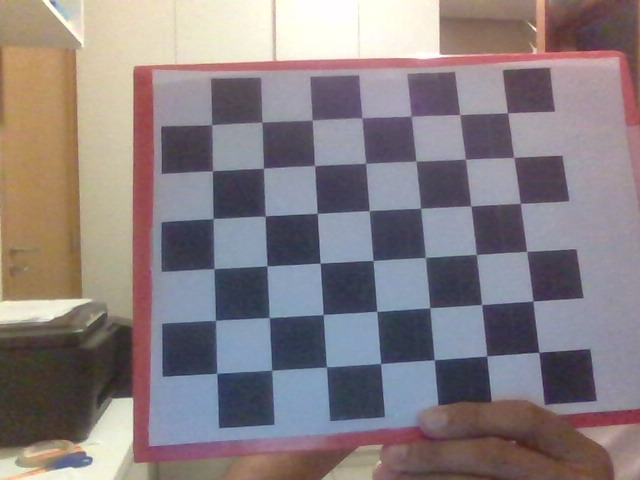
#> input picture camera_calibration/img_1.png, 640 x 480 px; its folder holds only this picture in this run
$ python calibrate_chessboard.py
#> lines starting #> are read from the running program, lines starting #| are printed output that depends on the picture; long printed decimals are rounded

import numpy as np
import cv2
import glob

# termination criteria
criteria = (cv2.TERM_CRITERIA_EPS + cv2.TERM_CRITERIA_MAX_ITER, 30, 0.001)

# prepare object points, like (0,0,0), (1,0,0), (2,0,0) ....,(6,5,0)
objp = np.zeros((7*6,3), np.float32)
objp[:,:2] = np.mgrid[0:6,0:7].T.reshape(-1,2)

# Arrays to store object points and image points from all the images.
objpoints = [] # 3d point in real world space
imgpoints = [] # 2d points in image plane.
images = glob.glob('*.png')
for fname in images:
    img = cv2.imread(fname)
#> img is the input picture: shape (480, 640, 3); mean B, G, R 129.6, 126.6, 136.4
    gray = cv2.cvtColor(img, cv2.COLOR_BGR2GRAY)
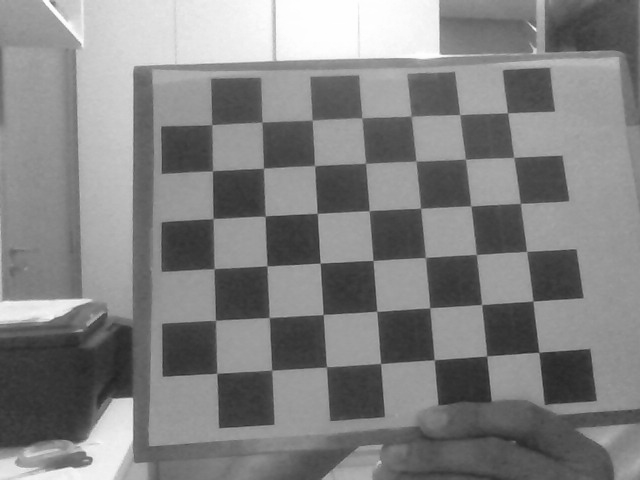
#> gray: shape (480, 640); min 35, max 255, mean 129.8
    # Find the chess board corners
    ret, corners = cv2.findChessboardCorners(gray, (6,7), None)
#> ret = True; corners = 42 rows, first 8: [507.3, 112.7], [513.6, 157.8], [521, 203.5], [526.5, 251.4], [533, 301], [538.8, 352.7], [460, 114.5], [465.3, 158.7]
    # If found, add object points, image points (after refining them)
    if ret == True:
        objpoints.append(objp)
        corners2 = cv2.cornerSubPix(gray,corners, (11,11), (-1,-1), criteria)
#> corners2 = 42 rows, first 8: [507.5, 112.8], [513.8, 157.4], [520.4, 203.3], [526.6, 251.4], [532.9, 301.1], [538.9, 352.4], [459.8, 114.7], [465.4, 159.2]
        imgpoints.append(corners2)
        # Draw and display the corners
        cv2.drawChessboardCorners(img, (6,7), corners2, ret)
        cv2.imshow(fname, img)
        cv2.waitKey(500)

print ("Found corners in {} images".format(len(objpoints)))

ret, mtx, dist, rvecs, tvecs = cv2.calibrateCamera(objpoints, imgpoints, gray.shape[::-1], None, None)
#> ret = 0.187; mtx = [[301.7, 0, 328.5], [0, 286.7, 239.4], [0, 0, 1]]; dist = [[-0.0632, 0.079, -0.000238, 0.00156, -0.048]]; rvecs = ([-0.0984, 0.0617, 1.51],); tvecs = ([3.66, -2.73, 6.08],)

# Up to this point, the code was copied from the OpenCV tutorial on Camera Calibration (https://docs.opencv.org/4.5.0/dc/dbb/tutorial_py_calibration.html)

#The following was coded by me (Rafael O. Ribeiro)
print("Intrinsic Matrix (K):\n",mtx,'\n')
#| Intrinsic Matrix (K):
#|  [[301.739   0.         328.473]
#|  [  0.         286.685 239.372]
#|  [  0.           0.           1.        ]]
print("Distortion Coefficients:\n",dist,'\n\n')
#| Distortion Coefficients:
#|  [[-0.0632  0.07899 -0.0002381  0.001556 -0.04803]]

for fname, rvec, tvec in zip(images, rvecs, tvecs):
    r, _ = cv2.Rodrigues(rvec) #convert the rotation vector into a rotation matrix
#> r = [[0.0574, -0.998, -0.0206], [0.993, 0.055, 0.103], [-0.102, -0.0264, 0.994]]
    print("Extrinsic parameters for image {}:\n".format(fname))
#| Extrinsic parameters for image img_1.png:
    print("R - Rotation matrix:\n", r,'\n')
#| R - Rotation matrix:
#|  [[ 0.05744 -0.9981 -0.02058 ]
#|  [ 0.9931  0.05503  0.1031]
#|  [-0.1018 -0.02636  0.9945]]
    print("Translation vector:\n",tvec,'\n')
#| Translation vector:
#|  [[ 3.665]
#|  [-2.730]
#|  [ 6.075]]

    ext = cv2.hconcat((r, tvec)) #compose the matrix of extrinsic parameters [R|t]
#> ext = [[0.0574, -0.998, -0.0206, 3.66], [0.993, 0.055, 0.103, -2.73], [-0.102, -0.0264, 0.994, 6.08]]
    #print('Extrinsic Matrix:\n', ext,'\n')

    p = np.matmul(mtx,ext) # compute the projection matrix P = K[R|t]
#> p = [[-16.11, -309.8, 320.4, 3101.4], [260.3, 9.46, 267.6, 671.7], [-0.102, -0.0264, 0.994, 6.08]]
    print('Projection Matrix:\n', p,'\n')
#| Projection Matrix:
#|  [[-1.61145460e+01 -3.09836479e+02  3.20441812e+02  3.10142807e+03]
#|  [ 2.60345155e+02  9.46453953e+00  2.67615124e+02  6.71724848e+02]
#|  [-1.01824088e-01 -2.63632705e-02  9.94453032e-01  6.07538373e+00]]

    neg_rc = -1*np.matmul(r,tvec) #compute the center of the (world) coordinates of the image
#> neg_rc = [-2.81, -4.12, -5.74]
    print('World origin (in camera coordinates:\n',neg_rc,'\n')
#| World origin (in camera coordinates:
#|  [[-2.810]
#|  [-4.116]
#|  [-5.740]]

    #Display the axes as referenced by the image
    img = cv2.imread(fname)
    img = cv2.drawFrameAxes(img, mtx, dist, rvec, tvec, 3, thickness=2)
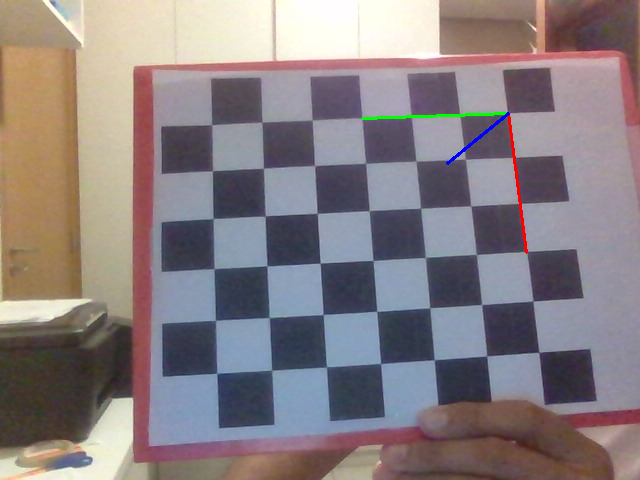
#> img: shape (480, 640, 3); mean B, G, R 129.3, 126.6, 136.3
    cv2.imshow(fname,img)
    cv2.waitKey(3000)
    cv2.destroyAllWindows()

$ run again, on camera_calibration/img_13.png
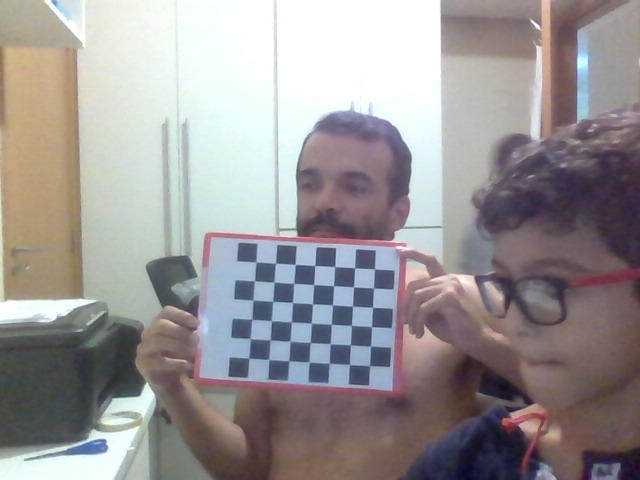
#> input picture camera_calibration/img_13.png, 640 x 480 px
#> img is the input picture: shape (480, 640, 3); mean B, G, R 149.9, 149.2, 153.6
#> `gray = cv2.cvtColor(img, cv2.COLOR_BGR2GRAY)`:
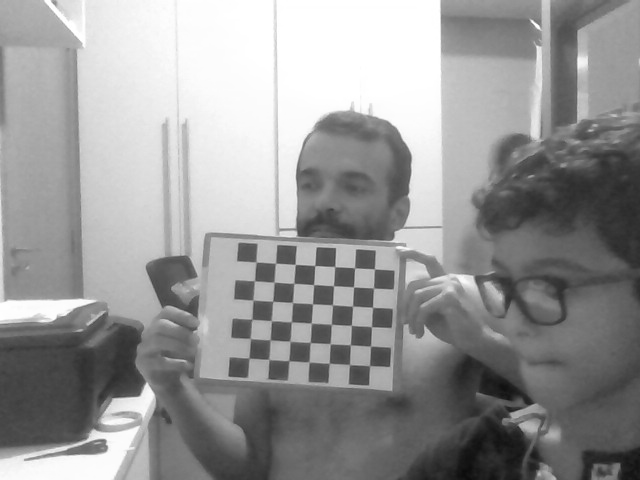
#> gray: shape (480, 640); min 11, max 255, mean 150.5
#> `ret, corners = cv2.findChessboardCorners(gray, (6,7), None)`: ret = True; corners = 42 rows, first 8: [249.2, 357.8], [250.1, 338.2], [252.3, 318.9], [253, 300.3], [254.7, 280.6], [256.5, 262.1], [268.4, 358.9], [270.4, 339.4]
#> corners2 = 42 rows, first 8: [248.9, 358.1], [250.3, 338.6], [251.7, 319.3], [252.9, 300.2], [254.4, 280.8], [256, 261.9], [268.8, 359.5], [270.2, 339.9]
#> `ret, mtx, dist, rvecs, tvecs = cv2.calibrateCamera(objpoints, imgpoint..`: ret = 0.0882; mtx = [[199.7, 0, 326], [0, 189.9, 238.5], [0, 0, 1]]; dist = [[-0.029, -0.032, 0.00419, 0.00433, 0.0547]]; rvecs = ([-0.0383, -0.0446, -1.51],); tvecs = ([-3.86, 6.23, 9.78],)
#| Intrinsic Matrix (K):
#|  [[199.658   0.         326.046]
#|  [  0.         189.870 238.516]
#|  [  0.           0.           1.        ]]
#| Distortion Coefficients:
#|  [[-0.02899 -0.03203  0.004187  0.004329  0.05473]]
#> r = [[0.06, 0.998, -0.00563], [-0.997, 0.0602, 0.053], [0.0533, 0.00243, 0.999]]
#| Extrinsic parameters for image img_13.png:
#| R - Rotation matrix:
#|  [[ 0.05995  0.9982 -0.005625]
#|  [-0.9968  0.06017  0.05301]
#|  [ 0.05325  0.002429  0.9986]]
#| Translation vector:
#|  [[-3.858]
#|  [ 6.230]
#|  [ 9.779]]
#> ext = [[0.06, 0.998, -0.00563, -3.86], [-0.997, 0.0602, 0.053, 6.23], [0.0533, 0.00243, 0.999, 9.78]]
#> p = [[29.33, 200.1, 324.5, 2418.3], [-176.6, 12, 248.2, 3515.3], [0.0533, 0.00243, 0.999, 9.78]]
#| Projection Matrix:
#|  [[ 2.93325326e+01  2.00087366e+02  3.24459016e+02  2.41825581e+03]
#|  [-1.76557539e+02  1.20033606e+01  2.48241312e+02  3.51533697e+03]
#|  [ 5.32514390e-02  2.42890541e-03  9.98578182e-01  9.77924018e+00]]
#> neg_rc = [-5.93, -4.74, -9.58]
#| World origin (in camera coordinates:
#|  [[-5.932]
#|  [-4.739]
#|  [-9.575]]
#> `img = cv2.drawFrameAxes(img, mtx, dist, rvec, tvec, 3, thickness=2)`:
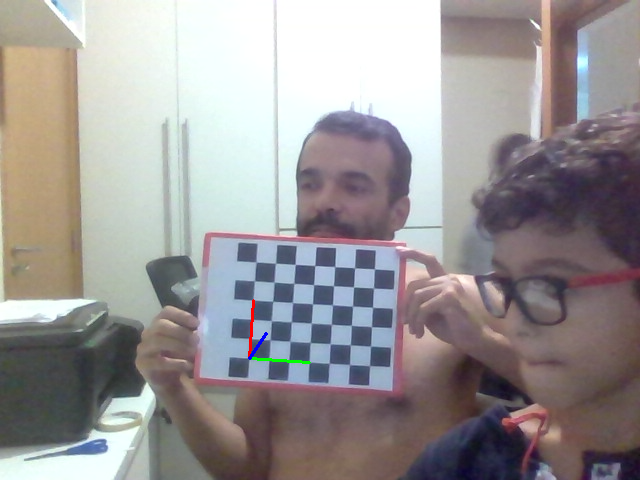
#> img: shape (480, 640, 3); mean B, G, R 149.7, 149.2, 153.5

$ run again, on camera_calibration/img_15.png
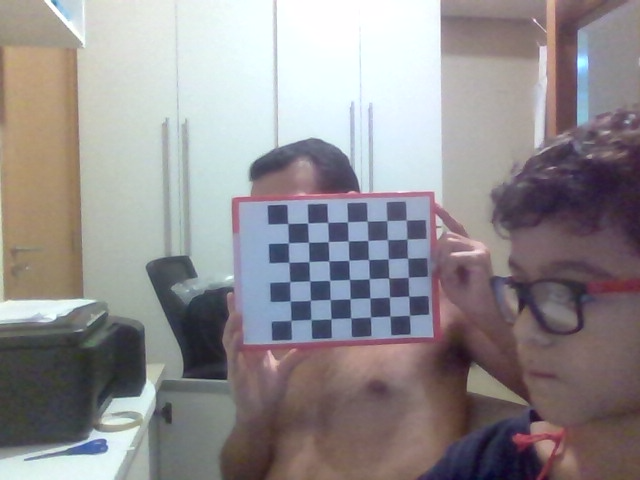
#> input picture camera_calibration/img_15.png, 640 x 480 px
#> img is the input picture: shape (480, 640, 3); mean B, G, R 143.3, 140.8, 145.1
#> `gray = cv2.cvtColor(img, cv2.COLOR_BGR2GRAY)`:
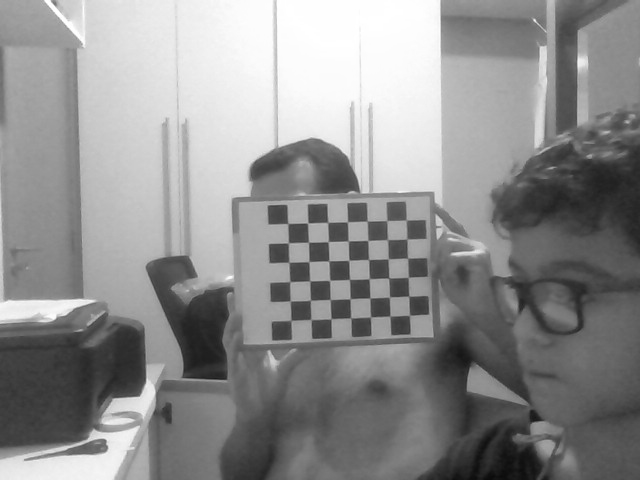
#> gray: shape (480, 640); min 11, max 255, mean 142.3
#> `ret, corners = cv2.findChessboardCorners(gray, (6,7), None)`: ret = True; corners = 42 rows, first 8: [291, 320.4], [290.2, 300.8], [290.3, 281.5], [288.7, 262.2], [288.5, 242.7], [288, 223.6], [310.9, 319.5], [310.5, 300.1]
#> corners2 = 42 rows, first 8: [290.8, 320.4], [290.2, 301], [289.7, 281.6], [288.9, 262.3], [288.4, 242.9], [287.7, 223.5], [311, 319.5], [310.4, 300.3]
#> `ret, mtx, dist, rvecs, tvecs = cv2.calibrateCamera(objpoints, imgpoint..`: ret = 0.0773; mtx = [[468.8, 0, 312.5], [0, 453, 236.7], [0, 0, 1]]; dist = [[0.0923, -4.26, -0.00376, -0.00223, 33.71]]; rvecs = ([0.0259, -0.0595, -1.6],); tvecs = ([-1.07, 4.32, 23.29],)
#| Intrinsic Matrix (K):
#|  [[468.803   0.         312.538]
#|  [  0.         453.029 236.656]
#|  [  0.           0.           1.        ]]
#| Distortion Coefficients:
#|  [[ 9.22624808e-02 -4.25621893e+00 -3.76061353e-03 -2.23318863e-03
#|    3.37113273e+01]]
#> r = [[-0.0327, 0.998, -0.0537], [-0.999, -0.0315, 0.0221], [0.0204, 0.0544, 0.998]]
#| Extrinsic parameters for image img_15.png:
#| R - Rotation matrix:
#|  [[-0.03267  0.998 -0.05371]
#|  [-0.9993 -0.03152  0.02212]
#|  [ 0.02039  0.0544  0.9983]]
#| Translation vector:
#|  [[-1.075 ]
#|  [ 4.317]
#|  [23.293  ]]
#> ext = [[-0.0327, 0.998, -0.0537, -1.07], [-0.999, -0.0315, 0.0221, 4.32], [0.0204, 0.0544, 0.998, 23.29]]
#> p = [[-8.94, 484.9, 286.8, 6776], [-447.9, -1.41, 246.3, 7468.1], [0.0204, 0.0544, 0.998, 23.29]]
#| Projection Matrix:
#|  [[-8.94499978e+00  4.84876571e+02  2.86828869e+02  6.77604607e+03]
#|  [-4.47868620e+02 -1.40678163e+00  2.46278502e+02  7.46813677e+03]
#|  [ 2.03859586e-02  5.43962080e-02  9.98311307e-01  2.32927880e+01]]
#> neg_rc = [-3.09, -1.45, -23.47]
#| World origin (in camera coordinates:
#|  [[ -3.093]
#|  [ -1.453  ]
#|  [-23.466]]
#> `img = cv2.drawFrameAxes(img, mtx, dist, rvec, tvec, 3, thickness=2)`:
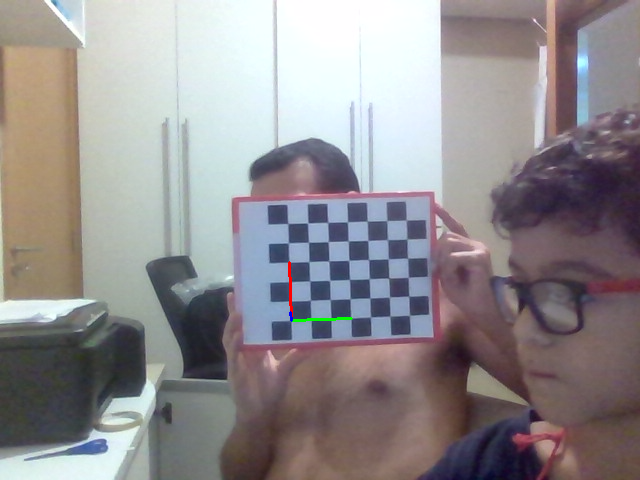
#> img: shape (480, 640, 3); mean B, G, R 143.1, 140.8, 145.1

$ run again, on camera_calibration/img_16.png
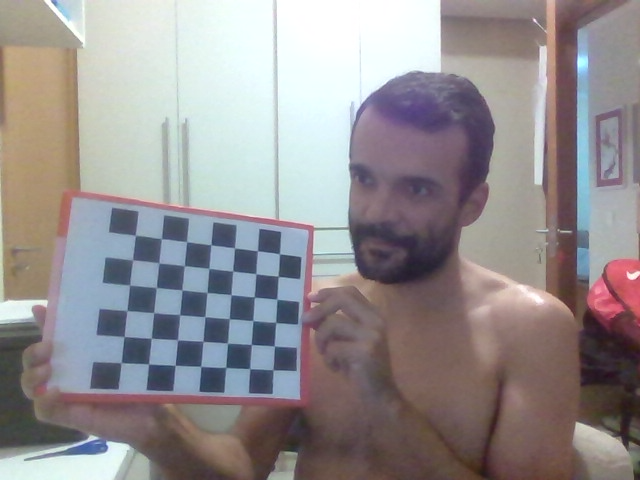
#> input picture camera_calibration/img_16.png, 640 x 480 px
#> img is the input picture: shape (480, 640, 3); mean B, G, R 144.8, 143.1, 148.3
#> `gray = cv2.cvtColor(img, cv2.COLOR_BGR2GRAY)`:
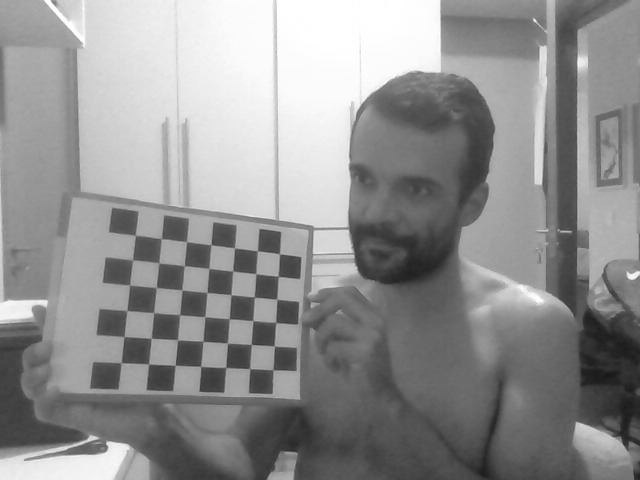
#> gray: shape (480, 640); min 22, max 255, mean 144.7
#> `ret, corners = cv2.findChessboardCorners(gray, (6,7), None)`: ret = True; corners = 42 rows, first 8: [121.2, 362.5], [124.4, 336.6], [127.1, 310.4], [129.6, 285], [132.8, 259.9], [135.5, 235.4], [148.6, 363.9], [151.4, 338.1]
#> corners2 = 42 rows, first 8: [121.2, 362.7], [124.1, 336.6], [126.8, 310.6], [129.6, 285.1], [132.5, 259.8], [135.3, 235.3], [148.5, 363.9], [151.2, 338.3]
#> `ret, mtx, dist, rvecs, tvecs = cv2.calibrateCamera(objpoints, imgpoint..`: ret = 0.0872; mtx = [[769.6, 0, 408], [0, 746.1, 224.3], [0, 0, 1]]; dist = [[-0.533, 2.54, 0.0135, -0.0308, -6.03]]; rvecs = ([0.257, -0.63, -1.43],); tvecs = ([-10.48, 5.23, 27.99],)
#| Intrinsic Matrix (K):
#|  [[769.584   0.         408.011]
#|  [  0.         746.135 224.305]
#|  [  0.           0.           1.        ]]
#| Distortion Coefficients:
#|  [[-0.5329  2.544   0.01349 -0.03076 -6.034 ]]
#> r = [[0.0129, 0.838, -0.546], [-0.968, 0.146, 0.202], [0.249, 0.526, 0.813]]
#| Extrinsic parameters for image img_16.png:
#| R - Rotation matrix:
#|  [[ 0.01294  0.8378 -0.5458]
#|  [-0.9684  0.1464  0.2018]
#|  [ 0.2489  0.526  0.8133]]
#| Translation vector:
#|  [[-10.484]
#|  [  5.229]
#|  [ 27.990]]
#> ext = [[0.0129, 0.838, -0.546, -10.48], [-0.968, 0.146, 0.202, 5.23], [0.249, 0.526, 0.813, 27.99]]
#> p = [[111.5, 859.4, -88.21, 3352], [-666.7, 227.2, 333, 10179.8], [0.249, 0.526, 0.813, 27.99]]
#| Projection Matrix:
#|  [[ 1.11524402e+02  8.59368565e+02 -8.82087865e+01  3.35199461e+03]
#|  [-6.66746089e+02  2.27198245e+02  3.32957562e+02  1.01797819e+04]
#|  [ 2.48932355e-01  5.25951470e-01  8.13269779e-01  2.79903986e+01]]
#> neg_rc = [11.03, -16.57, -22.9]
#| World origin (in camera coordinates:
#|  [[ 11.032]
#|  [-16.566]
#|  [-22.904]]
#> `img = cv2.drawFrameAxes(img, mtx, dist, rvec, tvec, 3, thickness=2)`:
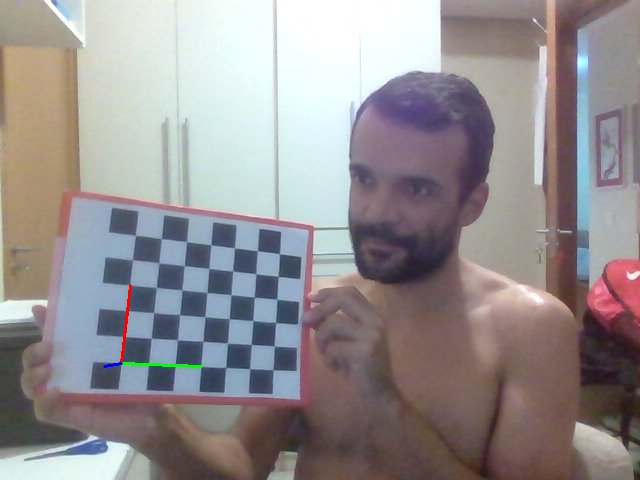
#> img: shape (480, 640, 3); mean B, G, R 144.6, 143.1, 148.3

$ run again, on camera_calibration/img_10.png
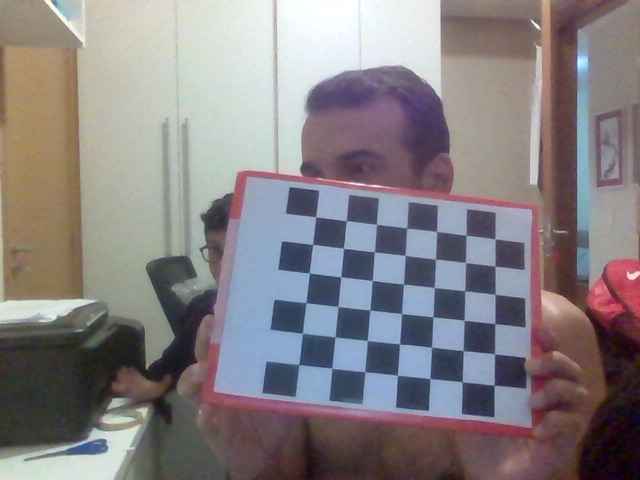
#> input picture camera_calibration/img_10.png, 640 x 480 px
#> img is the input picture: shape (480, 640, 3); mean B, G, R 130.6, 127.8, 133.7
#> `gray = cv2.cvtColor(img, cv2.COLOR_BGR2GRAY)`:
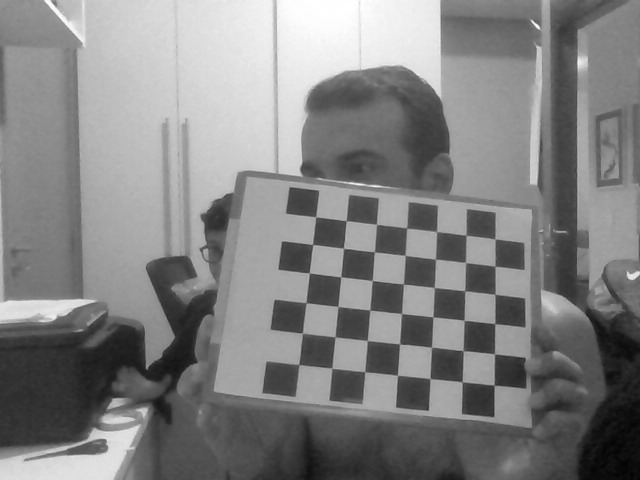
#> gray: shape (480, 640); min 3, max 255, mean 129.8
#> `ret, corners = cv2.findChessboardCorners(gray, (6,7), None)`: ret = True; corners = 42 rows, first 8: [298.7, 364.1], [302.2, 333], [306.3, 302.6], [309.4, 272.7], [312.7, 244.5], [315.8, 217], [331.8, 367.9], [334.8, 336.8]
#> corners2 = 42 rows, first 8: [298.7, 364.5], [302.5, 333.3], [306, 302.7], [309.3, 273], [312.6, 244.5], [315.8, 216.8], [331.9, 368.2], [335, 336.9]
#> `ret, mtx, dist, rvecs, tvecs = cv2.calibrateCamera(objpoints, imgpoint..`: ret = 0.114; mtx = [[628.9, 0, 321.8], [0, 601.7, 229.9], [0, 0, 1]]; dist = [[-0.23, 0.136, 0.00771, 0.00809, 1.78]]; rvecs = ([-0.231, -0.325, -1.44],); tvecs = ([-0.7, 4.21, 18.69],)
#| Intrinsic Matrix (K):
#|  [[628.883   0.         321.847]
#|  [  0.         601.670 229.926]
#|  [  0.           0.           1.        ]]
#| Distortion Coefficients:
#|  [[-0.2303   0.1358   0.007707  0.008087  1.781]]
#> r = [[0.101, 0.992, -0.0797], [-0.929, 0.122, 0.348], [0.355, 0.0389, 0.934]]
#| Extrinsic parameters for image img_10.png:
#| R - Rotation matrix:
#|  [[ 0.1008  0.9917 -0.07966]
#|  [-0.9294  0.1225  0.3482]
#|  [ 0.355  0.03894   0.934]]
#| Translation vector:
#|  [[-0.6996]
#|  [ 4.207]
#|  [18.686]]
#> ext = [[0.101, 0.992, -0.0797, -0.7], [-0.929, 0.122, 0.348, 4.21], [0.355, 0.0389, 0.934, 18.69]]
#> p = [[177.7, 636.2, 250.5, 5574.1], [-477.6, 82.63, 424.2, 6827.6], [0.355, 0.0389, 0.934, 18.69]]
#| Projection Matrix:
#|  [[ 1.77673516e+02  6.36200609e+02  2.50520302e+02  5.57414361e+03]
#|  [-4.77562795e+02  8.26326348e+01  4.24239163e+02  6.82759007e+03]
#|  [ 3.55029637e-01  3.89357989e-02  9.34043875e-01  1.86861795e+01]]
#> neg_rc = [-2.61, -7.67, -17.37]
#| World origin (in camera coordinates:
#|  [[ -2.613]
#|  [ -7.671]
#|  [-17.369]]
#> `img = cv2.drawFrameAxes(img, mtx, dist, rvec, tvec, 3, thickness=2)`:
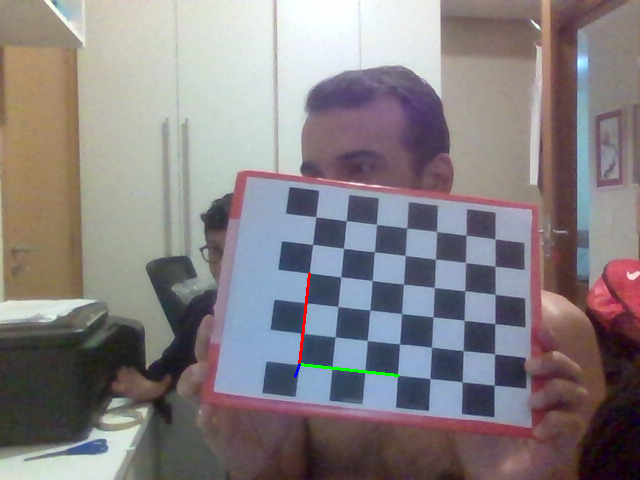
#> img: shape (480, 640, 3); mean B, G, R 130.3, 127.8, 133.8
